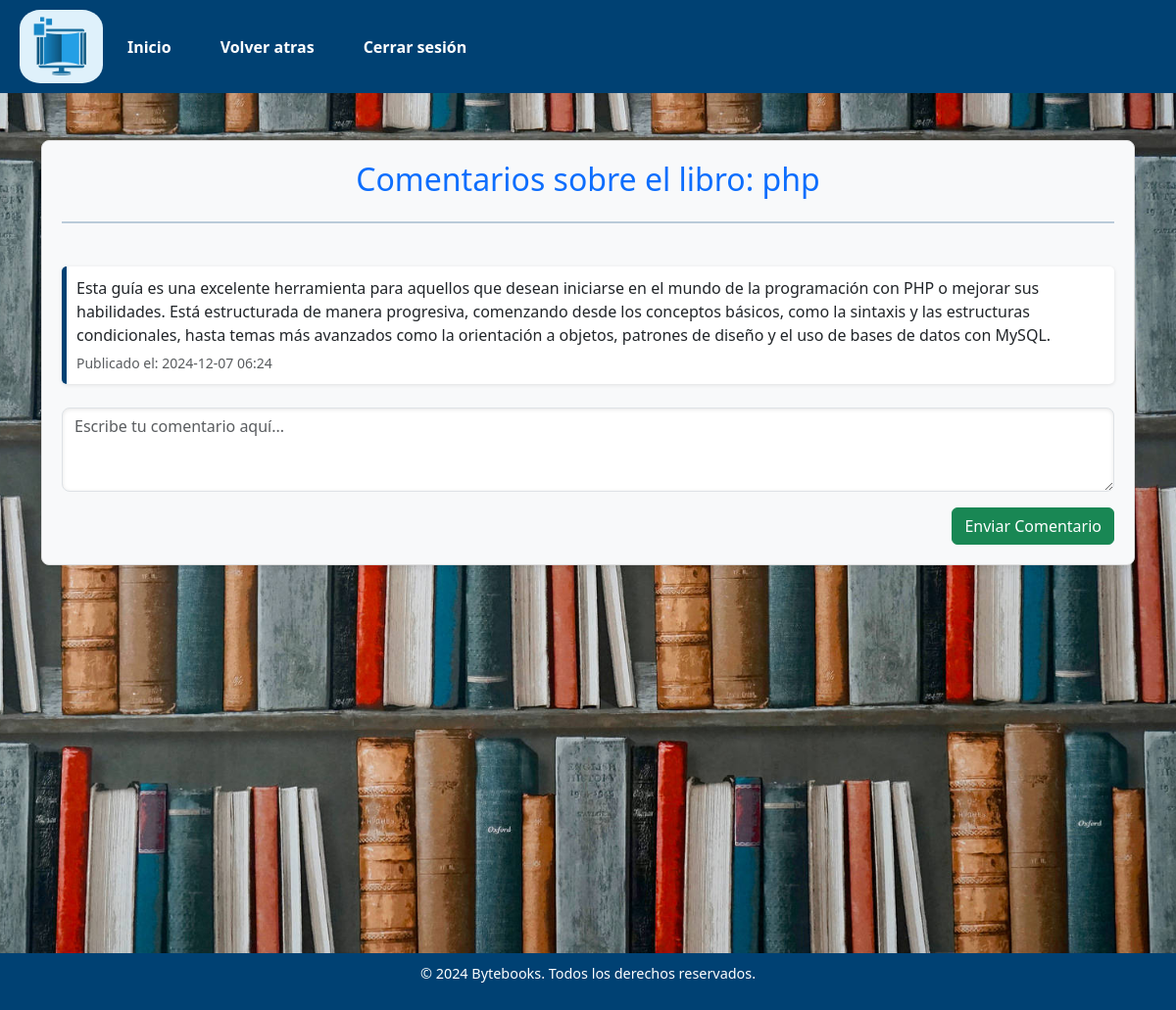
The app's page /user/view_comments/1, older data.
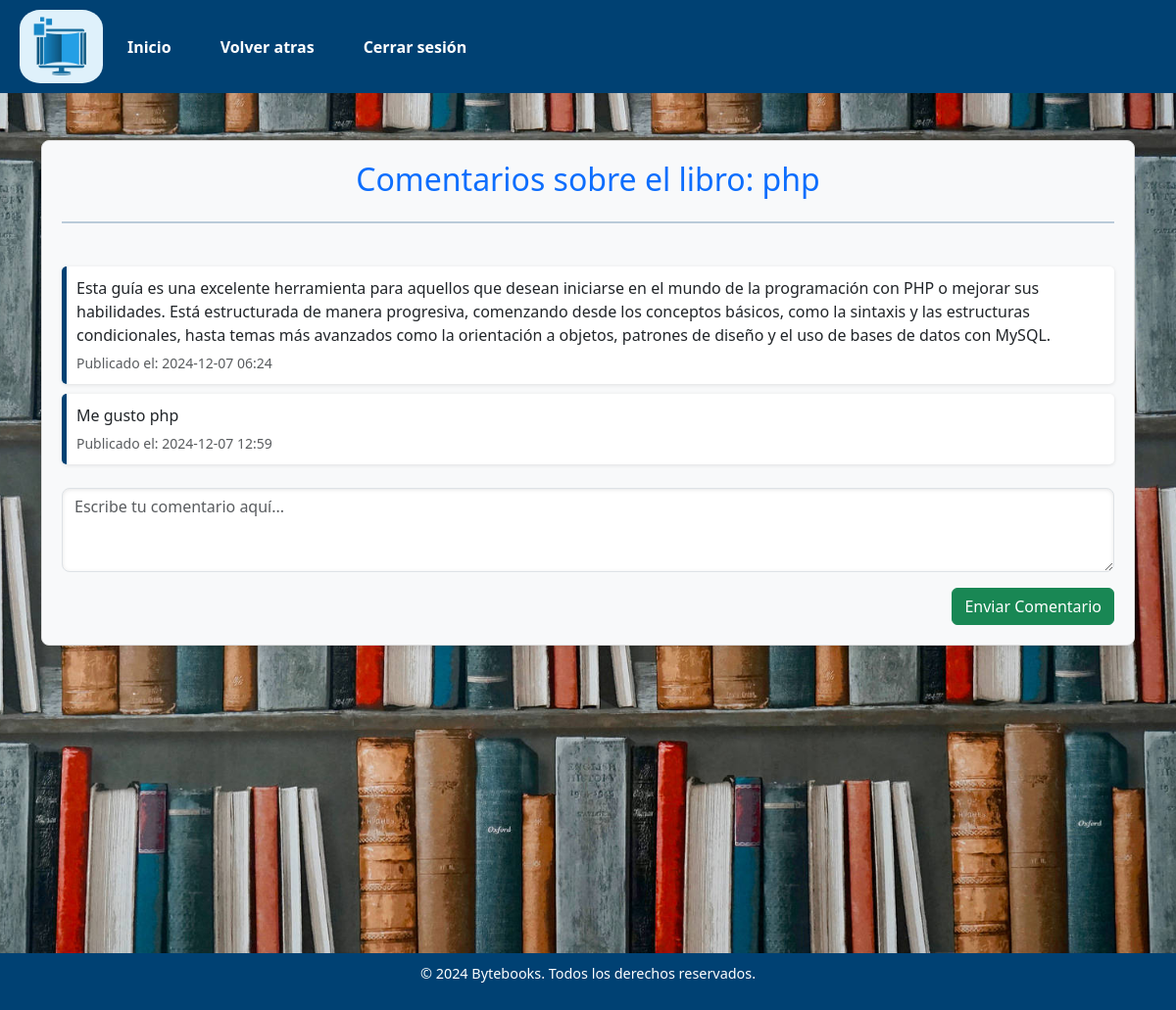
The same page, newer data.
### models.py (models this page shows, shortened)
class Libro(db.Model):
    __tablename__ = 'libros'
    id_libro = db.Column(db.Integer, primary_key=True)  # ID único del libro
    nombre_libro = db.Column(db.String(30), nullable=False)  # Nombre del libro
    categoria = db.Column(db.String(30), nullable=False)  # Categoría del libro
    imagen = db.Column(db.String(60), nullable=False)  # Ruta de la imagen
    url = db.Column(db.String(100), nullable=False)  # URL del libro

class Comentario(db.Model):
    __tablename__ = 'comentarios'
    id_comentario = db.Column(db.Integer, primary_key=True)  # ID único del comentario
    id_libro = db.Column(db.Integer, db.ForeignKey('libros.id_libro'), nullable=False)  # Relación con el libro
    comentario = db.Column(db.Text, nullable=False)  # Contenido del comentario
    fecha_hora = db.Column(db.DateTime, nullable=False, default=datetime.now)  # Fecha y hora del comentario
    libro = db.relationship('Libro', backref='comentarios')  # Relación con el modelo Libro

### routes/user_routes.py (the view)
@user_bp.route('/view_comments/<int:libro_id>', methods=['GET'])
def view_comments(libro_id):
    libro = Libro.query.get_or_404(libro_id)
    comentarios = Comentario.query.filter_by(id_libro=libro_id).all()
    return render_template('view_comments.html', libro=libro, comentarios=comentarios)

### templates/user/view_comments.html (shortened to what this page needs)
<!DOCTYPE html>
<html lang="es">
<head>
    <link href="https://cdn.jsdelivr.net/npm/bootstrap@5.3.2/dist/css/bootstrap.min.css" rel="stylesheet">
</head>
<body>
    {% include 'user/comments_Cabecera.html' %}
    <div class="content container mt-5">
        <div class="bg-comments">
            <h2 class="text-center text-primary mb-4">Comentarios sobre el libro: {{ libro.nombre_libro }}</h2>
            <hr>
            <br>
            <div class="comments-section mb-4">
                {% for comentario in comentarios %}
                <div class="comment-box">
                    <p class="mb-1">{{ comentario.comentario }}</p>
                    <small class="text-muted">Publicado el: {{ comentario.fecha_hora.strftime('%Y-%m-%d %H:%M') }}</small>
                </div>
                {% else %}
                <div class="comment-box text-center">
                    <p class="text-muted">No hay comentarios para este libro.</p>
                </div>
                {% endfor %}
            </div>
            <div class="comment-form mt-3">
                <form action="{{ url_for('user.add_comment', libro_id=libro.id_libro) }}" method="POST">
                    <div class="mb-3">
                        <textarea class="form-control" name="comentario" placeholder="Escribe tu comentario aquí..." rows="3" required></textarea>
                    </div>
                    <div class="d-flex justify-content-end">
                        <button type="submit" class="btn btn-success">Enviar Comentario</button>
                    </div>
                </form>
            </div>
        </div>
    </div>
    {% include 'user/Pie.html' %}
</body>
</html>

### templates/user/comments_Cabecera.html (shortened to what this page needs)
<nav style="background-color: #004173; color: white; padding: 10px 20px; display: flex; justify-content: space-between; align-items: center; width: 100%; box-sizing: border-box; margin: 0;">
    <div>
        <a href="/">
            <img src="/static/images/Logo0.jpg" alt="Logo Bytebooks" style="width: 85px; height: 75px; border-radius: 25%;">
        </a>
    </div>
    <ul style="list-style: none; display: flex; margin: 0; padding: 0; justify-content: flex-start; flex-grow: 1;">
        <li style="margin: 0 15px;">
            <a href="{{ url_for('user.index') }}" style="text-decoration: none; color: white; font-weight: bold; padding: 5px 10px; transition: background-color 0.3s;">Inicio</a>
        </li>
        <li style="margin: 0 15px;">
            <a href="{{ url_for('user.view_books') }}" style="text-decoration: none; color: white; font-weight: bold; padding: 5px 10px; transition: background-color 0.3s;">Volver atras</a>
        </li>
        <li style="margin: 0 15px;">
            <a href="{{ url_for('byte.logout') }}" style="text-decoration: none; color: white; font-weight: bold; padding: 5px 10px; transition: background-color 0.3s;">Cerrar sesión</a>
        </li>
    </ul>
</nav>

### templates/user/Pie.html (shortened to what this page needs)
<footer style="background-color: #004173; color: white; padding: 10px 0; text-align: center; font-size: 0.9rem;">
    <p>&copy; 2024 Bytebooks. Todos los derechos reservados.</p>
</footer>
</body>
</html>

### templates/user/view_comments.html (style rules this page uses)
body { background-image: url('/static/images/Fondo.jpg'); background-size: cover; background-repeat: no-repeat; background-position: center; margin: 0; padding: 0; }
.content { min-height: 100vh; display: flex; flex-direction: column; justify-content: flex-start; }
.bg-comments { background-color: #f8f9fa; border: 1px solid #ddd; border-radius: 8px; box-shadow: 0 2px 8px rgba(0, 0, 0, 0.1); padding: 20px; margin-bottom: 30px; }
.comment-box { margin-bottom: 10px; padding: 10px; border-left: 5px solid #004173; background-color: #ffffff; border-radius: 5px; box-shadow: 0 1px 4px rgba(0, 0, 0, 0.1); }
.form-control { border-radius: 8px; box-shadow: inset 0 1px 4px rgba(0, 0, 0, 0.1); }
footer { background-color: #004173; color: white; padding: 10px 0; font-size: 0.9rem; text-align: center; margin-top: 30px; }
hr { border: none; height: 2px; background-color: #004173; margin-bottom: 20px; }

### templates/user/comments_Cabecera.html (style rules this page uses)
html, body { margin: 0; padding: 0; }
nav { margin: 0; padding: 0; }

Row changes from the older to the newer data that the page shows:
added Comentario: comentario "Me gusto php", fecha_hora "2024-12-07 12:59"
